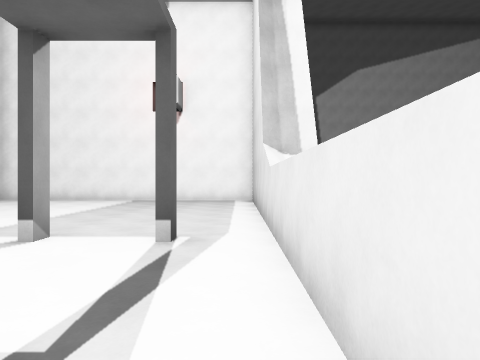
[1] (above)

14 first-person views from a walk through a level from a Godot 3-D game. The camera is 1.4 m above the floor, looks level and sees 70° across. The floor is counted in squares, 2 m on a side. Each view is taken from the middle of a square. On the plan, view 1 faces up. The plan holds only what a view shows up to about 11 squares ahead; the rest is blank. The place goes on beyond the plan.

[2]
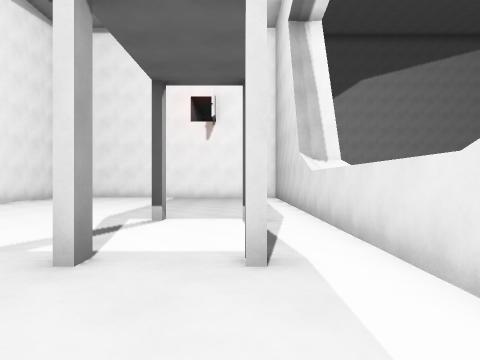

[3]
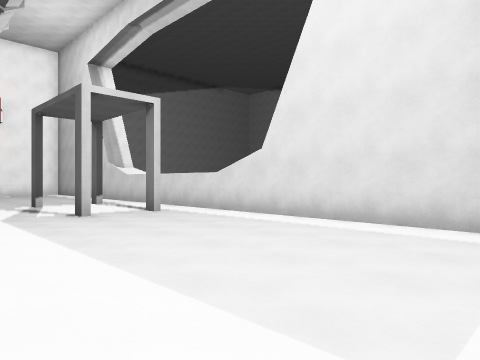

[4]
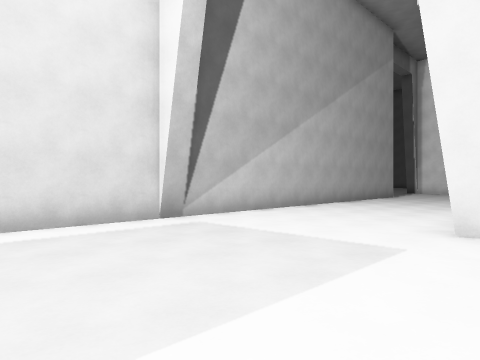

[5]
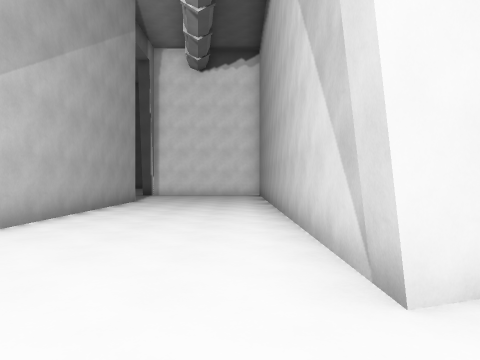

[6]
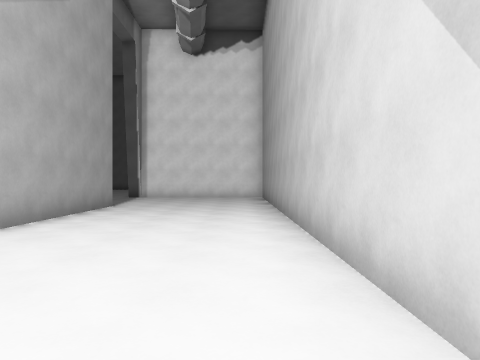

[7]
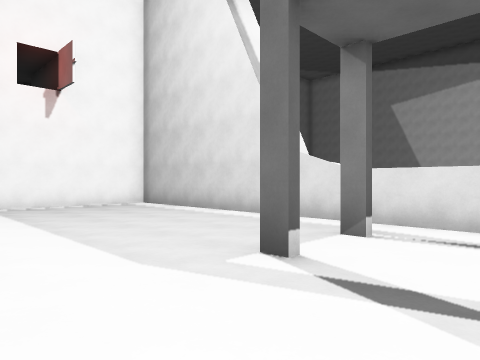

[8]
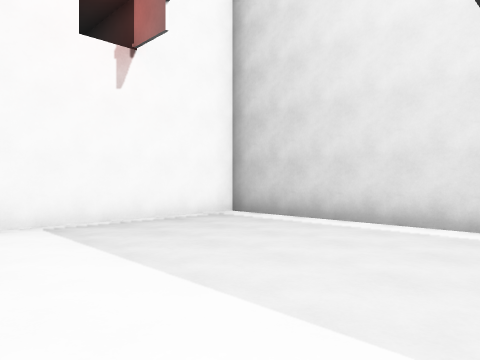

[9]
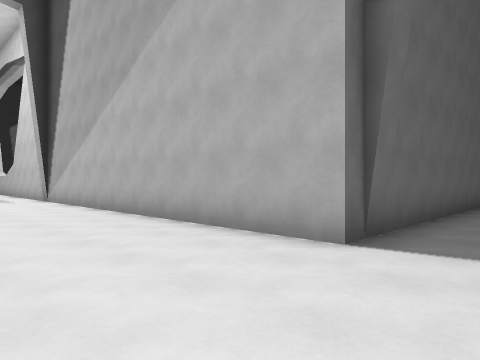

[10]
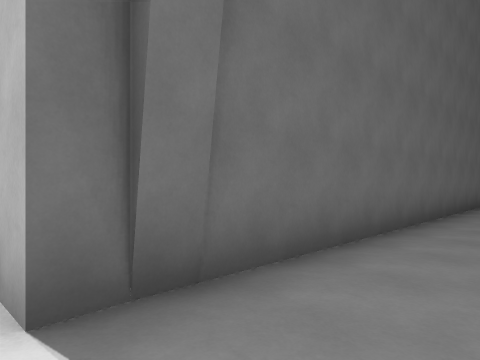

[11]
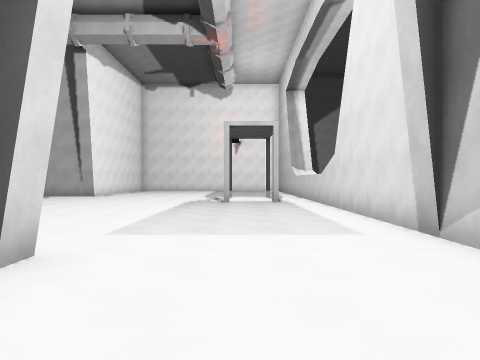

[12]
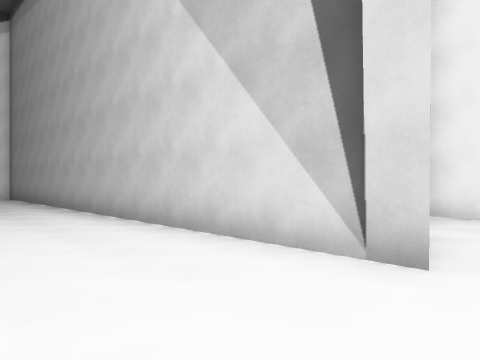

[13]
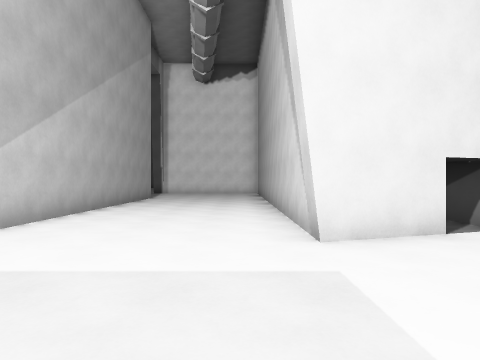

[14]
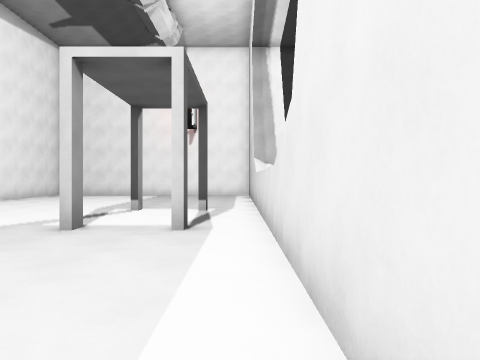

### Floor plan
Points are (right, up) in squares from view 1. A wall is a line through its corners. A room is listed if a view was taken in it or the views show most of it. See-through windows are left out.
Room 1 (views 1, 2, 3, 4, 5, 6, 7, 8, 9, 11, 12, 13, 14)
walls: (-5.6, -7.4) (-3.9, -6.8) (-3.9, -18.5); (0.4, -16.2) (0.4, 11.7) (-4, 11.7)
ways out: opening at (0, -17.5) to room 2
Room 2 (view 10)
walls: (10.5, -16.2) (0.4, -16.2)
ways out: opening at (0, -17.5) to room 1

Positions as (right, up) in squares from view 1, and headings:
1: (0, 0), facing up
2: (-1, -2), facing up
3: (-5, -6), facing up-right
4: (-5, -2), facing down-right
5: (-3, -5), facing down
6: (-3, -7), facing down
7: (-5, 2), facing up-right
8: (-5, 6), facing up-right
9: (-3, -18), facing up-right
10: (0, -18), facing up-right
11: (-2, -10), facing up
12: (-1, -6), facing down-left
13: (-3, -3), facing down
14: (0, -4), facing up
